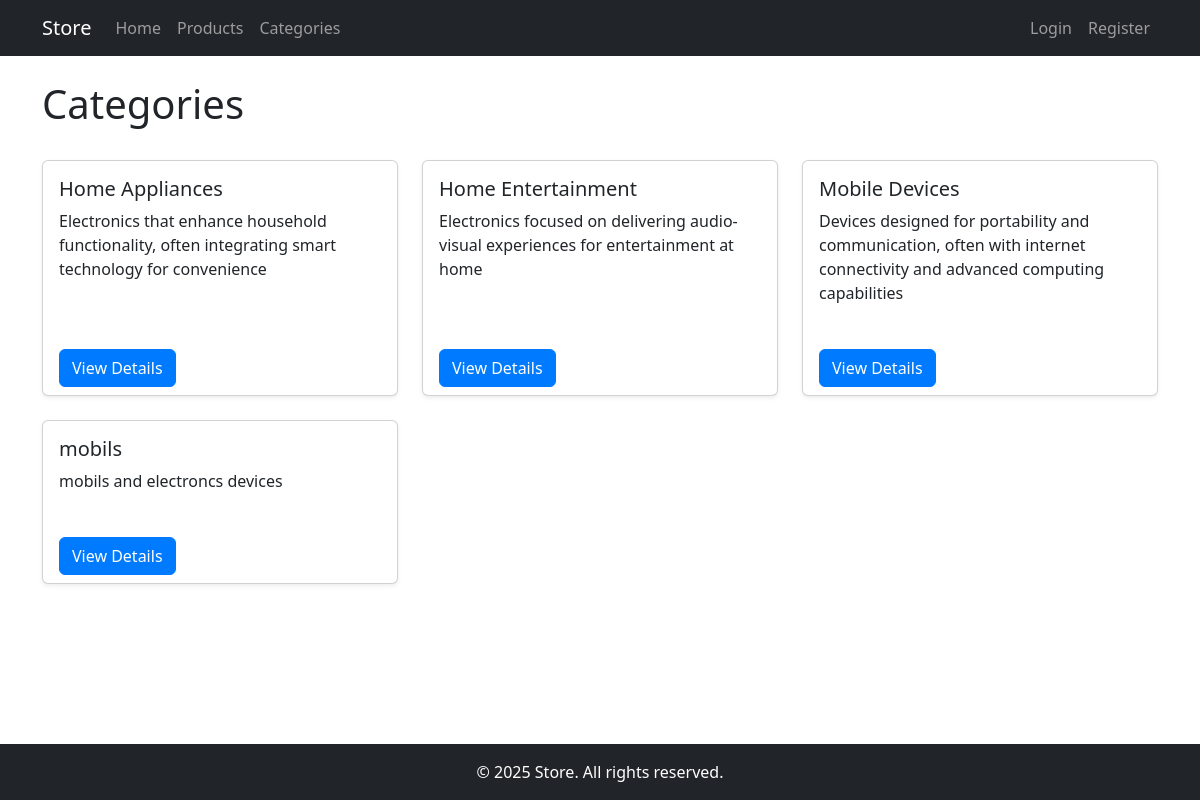
/categories/list/, run on an earlier commit of the app's database.
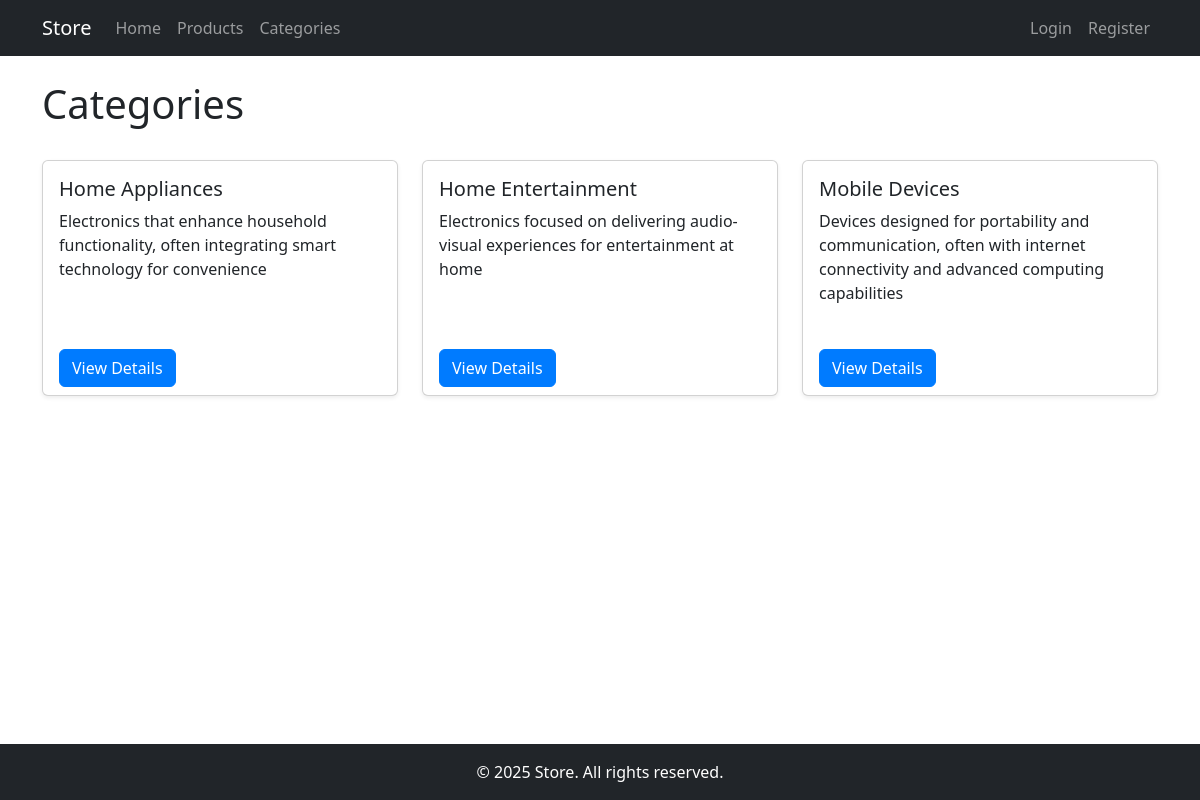
And on a later commit of the database.
### category/models.py (models this page shows, shortened)
class Category(models.Model):
    name = models.CharField(max_length=100, unique=True)
    description = models.TextField(blank=True, null=True)
    created_at = models.DateTimeField(auto_now_add=True)
    updated_at = models.DateTimeField(auto_now=True)
    class Meta:
        verbose_name_plural = 'Categories'
        ordering = ['name']

### category/views.py (the view)
# urls.py: path('list/', views.category_list, name='category_list'),
def category_list(request):
    categories = Category.objects.all()
    return render(request, 'category/category_list.html', {'categories': categories})

### store/templates/category/category_list.html (shortened to what this page needs)
{% extends 'base.html' %}
{% block content %}
<div class="d-flex justify-content-between align-items-center mb-4">
    <h1>Categories</h1>
</div>
<div class="row">
    {% for category in categories %}
    <div class="col-md-4 mb-4">
        <div class="card h-100 shadow-sm">
            <div class="card-body">
                <h5 class="card-title">{{ category.name }}</h5>
                <p class="card-text">{{ category.description|truncatewords:20 }}</p>
            </div>
            <div class="card-footer bg-transparent border-top-0">
                <a href="{% url 'category:category_detail' category.id %}" class="btn btn-primary">View Details</a>
            </div>
        </div>
    </div>
    {% empty %}
    <div class="col-12">
        <div class="alert alert-info">
            No categories found. {% if user.is_authenticated %}<a href="{% url 'category:category_create' %}">Add one</a>{% endif %}
        </div>
    </div>
    {% endfor %}
</div>
{% endblock %}

What changed in the data, as far as the page shows it:
removed Category: name "mobils", description "mobils and electroncs devices"
